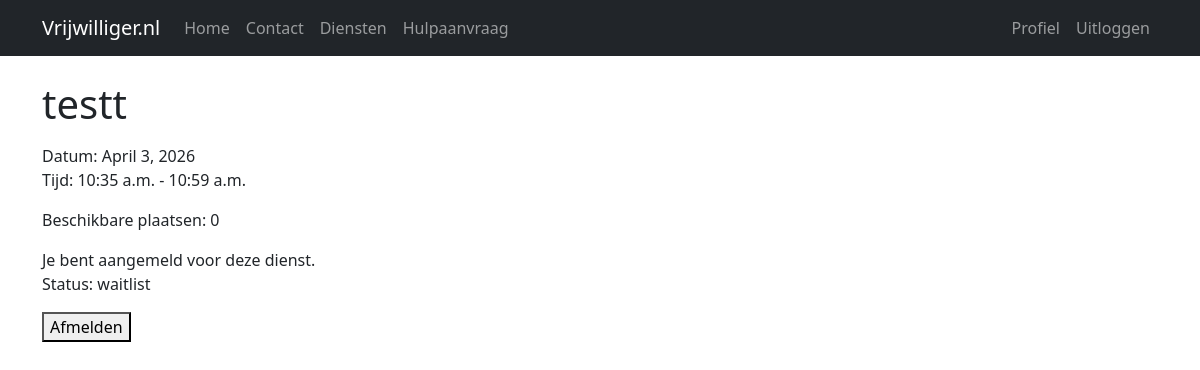
Screenshot of /diensten/1/ (signed in) with the database file from the repository.
### app/models.py (models this page shows, shortened)
class Dienst(models.Model):
    project = models.ForeignKey(Project, on_delete=models.CASCADE, related_name='diensten')
    hulpaanvraag = models.ForeignKey(
        "HulpAanvraag",   # 🔥 FIX
        on_delete=models.CASCADE,
        related_name="diensten",
        null=True,
        blank=True
    )
    titel = models.CharField(max_length=200)
    beschrijving = models.TextField(blank=True)
    datum = models.DateField()
    begin_tijd = models.TimeField()
    eind_tijd = models.TimeField()
    max_personen = models.IntegerField(default=1)
    created_by = models.ForeignKey(
        settings.AUTH_USER_MODEL,
        on_delete=models.SET_NULL,
        null=True
    )
    def spots_left(self):
        accepted = self.aanmeldingen.filter(status='accepted').count()
        return max(0, self.max_personen - accepted)

class Aanmelding(models.Model):
    STATUS_CHOICES = [
        ('pending', 'Pending'),
        ('accepted', 'Accepted'),
        ('waitlist', 'Waitlist'),
    ]
    volunteer = models.ForeignKey(settings.AUTH_USER_MODEL, on_delete=models.CASCADE)
    dienst = models.ForeignKey(Dienst, on_delete=models.CASCADE, related_name='aanmeldingen')
    status = models.CharField(max_length=20, choices=STATUS_CHOICES, default='pending')
    created_on = models.DateTimeField(auto_now_add=True)
    class Meta:
        unique_together = ('volunteer', 'dienst')

### app/views.py (the view)
# urls.py: path("diensten/<int:dienst_id>/", views.dienst_detail, name="dienst_detail"),
@login_required
def dienst_detail(request, dienst_id):
    dienst = get_object_or_404(
        Dienst.objects.select_related("project", "hulpaanvraag").prefetch_related(
            "hulpaanvraag__required_skills",
            "aanmeldingen__volunteer__userprofile__skills",
        ),
        id=dienst_id,
    )
    aanmelding = Aanmelding.objects.filter(
        volunteer=request.user,
        dienst=dienst
    ).first()
    vrijwilligers = User.objects.filter(
        userprofile__role="vrijwilliger"
    ).prefetch_related("userprofile__skills")
    toegewezen_vrijwilligers = dienst.aanmeldingen.filter(
        status="accepted"
    ).select_related("volunteer")
    wachtlijst = dienst.aanmeldingen.filter(
        status="waitlist"
    ).select_related("volunteer")
    kandidaat_vrijwilligers = []
    al_geplande_ids = set(dienst.aanmeldingen.values_list("volunteer_id", flat=True))
    for vrijwilliger in vrijwilligers:
        match_info = vrijwilliger_matcht_dienst(vrijwilliger, dienst)
        kandidaat_vrijwilligers.append({
            "user": vrijwilliger,
            "skills": match_info["skills"],
            "skill_match": match_info["skill_match"],
            "availability_match": match_info["availability_match"],
            "overall_match": match_info["overall_match"],
            "already_assigned": vrijwilliger.id in al_geplande_ids,
        })
    kandidaat_vrijwilligers.sort(
        key=lambda item: (
            item["already_assigned"],
            not item["overall_match"],
            not item["skill_match"],
            item["user"].username.lower(),
        )
    )
    return render(request, "diensten/detail.html", {
        "dienst": dienst,
        "aanmelding": aanmelding,
        "vrijwilligers": vrijwilligers,
        "kandidaat_vrijwilligers": kandidaat_vrijwilligers,
        "toegewezen_vrijwilligers": toegewezen_vrijwilligers,
        "wachtlijst": wachtlijst,
        "required_skills": dienst.hulpaanvraag.required_skills.all() if dienst.hulpaanvraag_id else [],
        "dienst_status": build_dienst_status(dienst),
    })

### app/context_processors.py (called while the page is built)
def user_role(request):
    return {
        "role": get_user_role(request.user, default=None)
    }

### app/utils.py (called while the page is built)
def ensure_user_profile(user):
    if not getattr(user, "is_authenticated", False):
        return None
    profile, _ = UserProfile.objects.get_or_create(
        user=user,
        defaults={"role": "hulpvrager"},
    )
    return profile

def get_user_role(user, default=None, create_missing=False):
    if not getattr(user, "is_authenticated", False):
        return default
    if create_missing:
        profile = ensure_user_profile(user)
        return profile.role if profile else default
    try:
        return user.userprofile.role
    except UserProfile.DoesNotExist:
        return default

def availability_has_period_fields():
    table_names = connection.introspection.table_names()
    if "app_availability" not in table_names:
        return False
    with connection.cursor() as cursor:
        columns = {
            column.name
            for column in connection.introspection.get_table_description(cursor, "app_availability")
        }
    return {"valid_from", "valid_until"}.issubset(columns)

def list_active_availability(user, today):
    if availability_has_period_fields():
        return [
            SimpleNamespace(
                id=item.id,
                volunteer_id=item.volunteer_id,
                weekday=item.weekday,
                start_time=item.start_time,
                end_time=item.end_time,
                valid_from=item.valid_from,
                valid_until=item.valid_until,
                weekday_label=item.get_weekday_display(),
            )
            for item in Availability.objects.filter(
                volunteer=user,
                valid_from__lte=today,
                valid_until__gte=today,
            ).order_by("valid_from", "weekday", "start_time")
        ]
    return list_user_availability(user)

### app/views.py (called while the page is built)
def get_vrijwilliger_skill_namen(vrijwilliger):
    profiel = ensure_user_profile(vrijwilliger)
    return [skill.name for skill in profiel.skills.all().order_by("name")]

### app/templates/diensten/detail.html (shortened to what this page needs)
{% extends 'base.html' %}
{% block content %}
<h1>{{ dienst.titel }}</h1>
<p>
Datum: {{ dienst.datum }}<br>
Tijd: {{ dienst.begin_tijd }} - {{ dienst.eind_tijd }}
</p>
<p>
Beschikbare plaatsen:
{{ dienst.spots_left }}
</p>
{% if aanmelding %}
<p>
Je bent aangemeld voor deze dienst.<br>
Status: {{ aanmelding.status }}
</p>
<form method="post" action="{% url 'afmelden_dienst' dienst.id %}">
    <button type="submit">
        Afmelden
    </button>
</form>
{% endif %}
{% endblock %}

### rows the page displays
Dienst: titel "testt", datum "April 3, 2026", begin_tijd "10:35 a.m.", eind_tijd "10:59 a.m.", spots_left "0"
Aanmelding: status "waitlist"
